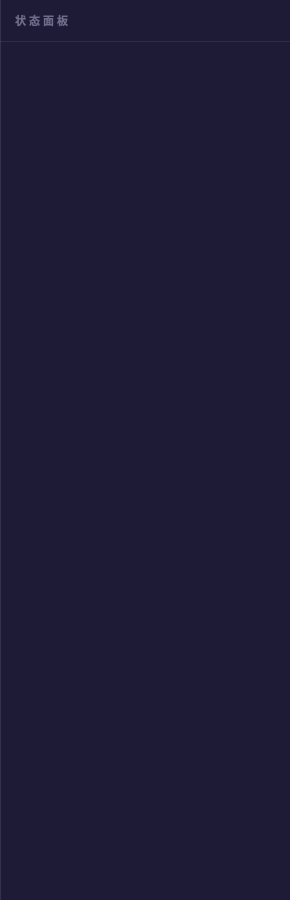
<?xml version="1.0" encoding="UTF-8"?>
<ui version="4.0">
 <class>RightPanel</class>
 <widget class="QWidget" name="RightPanel">
  <property name="geometry">
   <rect>
    <x>0</x>
    <y>0</y>
    <width>290</width>
    <height>900</height>
   </rect>
  </property>
  <property name="minimumSize">
   <size>
    <width>260</width>
    <height>0</height>
   </size>
  </property>
  <property name="maximumSize">
   <size>
    <width>320</width>
    <height>16777215</height>
   </size>
  </property>
  <property name="styleSheet">
   <string notr="true">
    #RightPanel {
      background: rgba(15, 12, 41, 0.75);
      border-left: 1px solid rgba(255, 255, 255, 0.10);
    }
   </string>
  </property>
  <layout class="QVBoxLayout" name="rightMainLayout">
   <property name="spacing">
    <number>0</number>
   </property>
   <property name="leftMargin">
    <number>0</number>
   </property>
   <property name="topMargin">
    <number>0</number>
   </property>
   <property name="rightMargin">
    <number>0</number>
   </property>
   <property name="bottomMargin">
    <number>0</number>
   </property>
   <item>
    <!-- Header -->
    <widget class="QLabel" name="rightHeaderLabel">
     <property name="text">
      <string>  状态面板</string>
     </property>
     <property name="minimumSize">
      <size>
       <width>0</width>
       <height>38</height>
      </size>
     </property>
     <property name="maximumSize">
      <size>
       <width>16777215</width>
       <height>42</height>
      </size>
     </property>
     <property name="styleSheet">
      <string notr="true">
       QLabel {
         color: #6e6a88;
         font-size: 11px;
         font-weight: bold;
         letter-spacing: 3px;
         background: transparent;
         border-bottom: 1px solid rgba(255, 255, 255, 0.08);
         padding: 12px 0px;
       }
      </string>
     </property>
    </widget>
   </item>
   <item>
    <!-- Scroll Area for status cards -->
    <widget class="QScrollArea" name="scrollArea">
     <property name="frameShape">
      <enum>QFrame::NoFrame</enum>
     </property>
     <property name="widgetResizable">
      <bool>true</bool>
     </property>
     <property name="styleSheet">
      <string notr="true">
       QScrollArea { background: transparent; border: none; }
       QScrollBar:vertical {
         background: transparent;
         width: 4px;
         margin: 0;
       }
       QScrollBar::handle:vertical {
         background: rgba(255,255,255,0.08);
         border-radius: 2px;
         min-height: 20px;
       }
       QScrollBar::handle:vertical:hover {
         background: rgba(255,255,255,0.15);
       }
       QScrollBar::add-line:vertical,
       QScrollBar::sub-line:vertical {
         height: 0px;
       }
      </string>
     </property>
     <widget class="QWidget" name="scrollContent">
      <property name="geometry">
       <rect>
        <x>0</x>
        <y>0</y>
        <width>270</width>
        <height>860</height>
       </rect>
      </property>
      <property name="styleSheet">
       <string notr="true">#scrollContent { background: transparent; }</string>
      </property>
      <layout class="QVBoxLayout" name="scrollContentLayout">
       <property name="spacing">
        <number>6</number>
       </property>
       <property name="leftMargin">
        <number>10</number>
       </property>
       <property name="topMargin">
        <number>10</number>
       </property>
       <property name="rightMargin">
        <number>10</number>
       </property>
       <property name="bottomMargin">
        <number>10</number>
       </property>
       <!-- Status cards added programmatically in RightPanel.cpp -->
      </layout>
     </widget>
    </widget>
   </item>
  </layout>
 </widget>
 <resources/>
 <connections/>
</ui>
